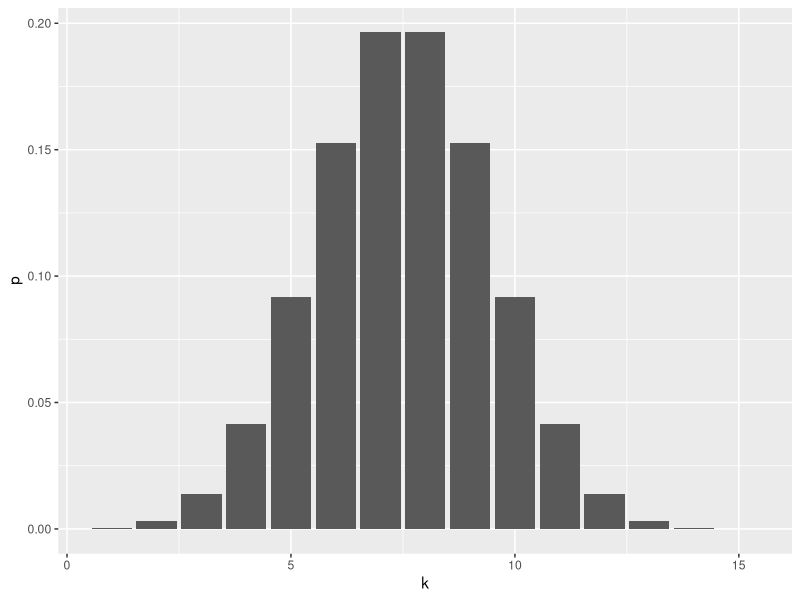
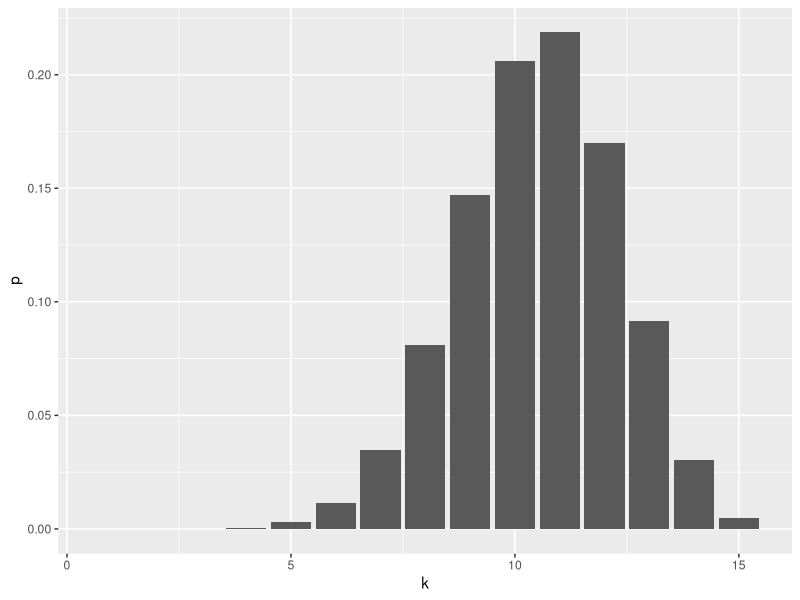
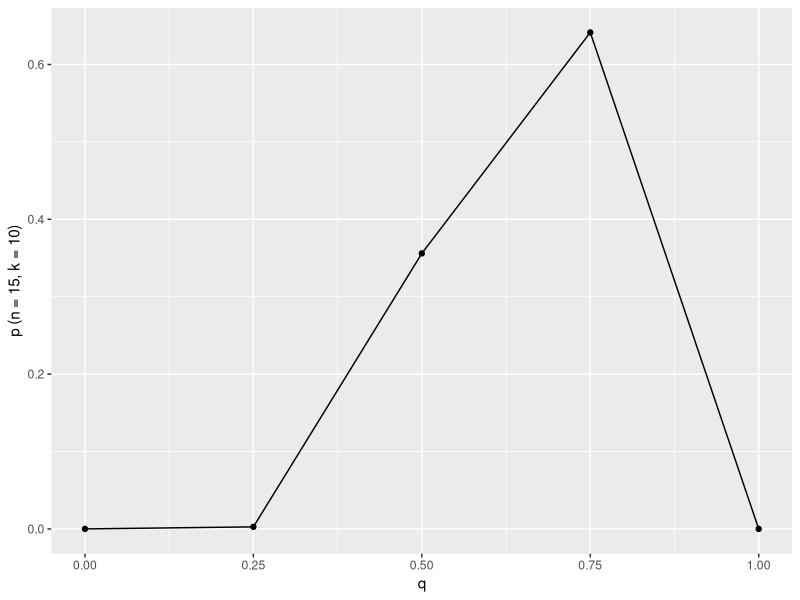
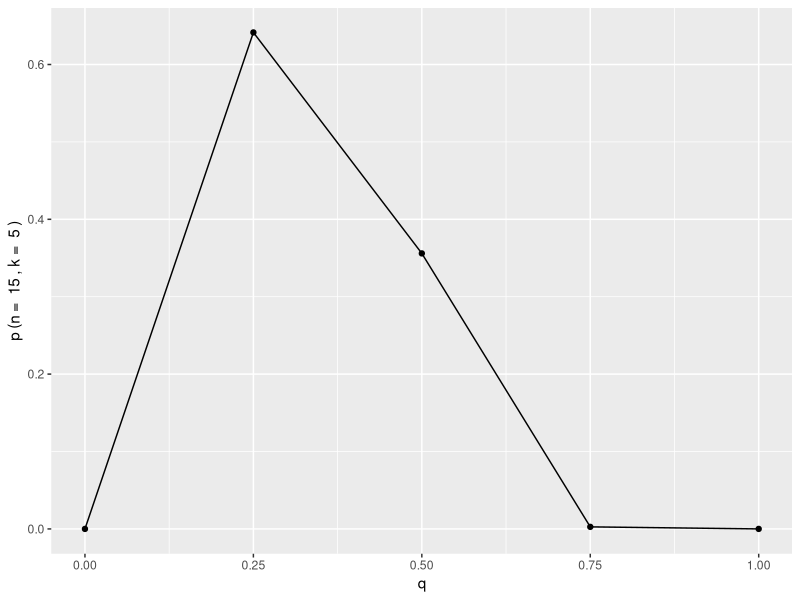
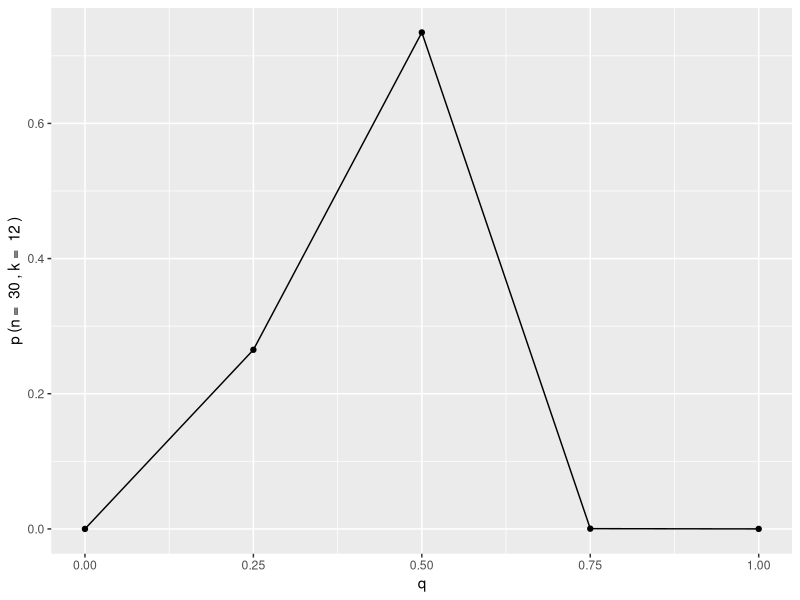
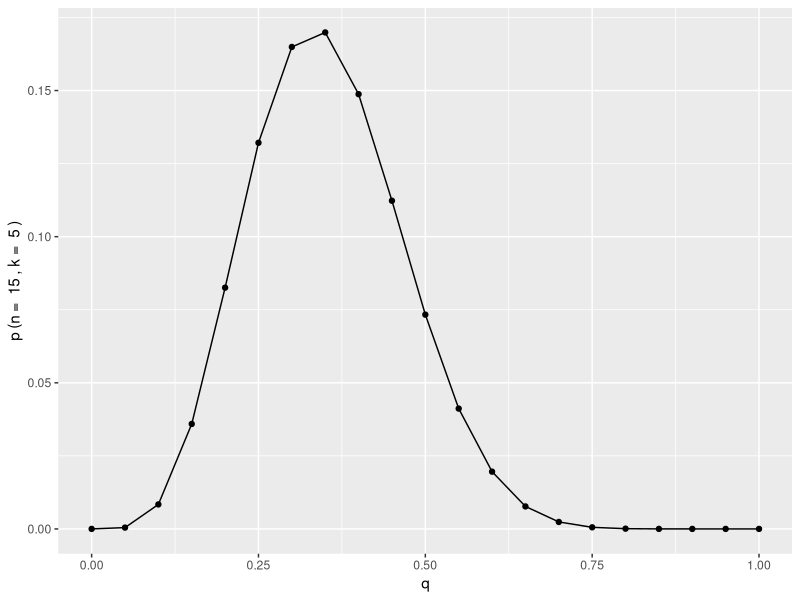
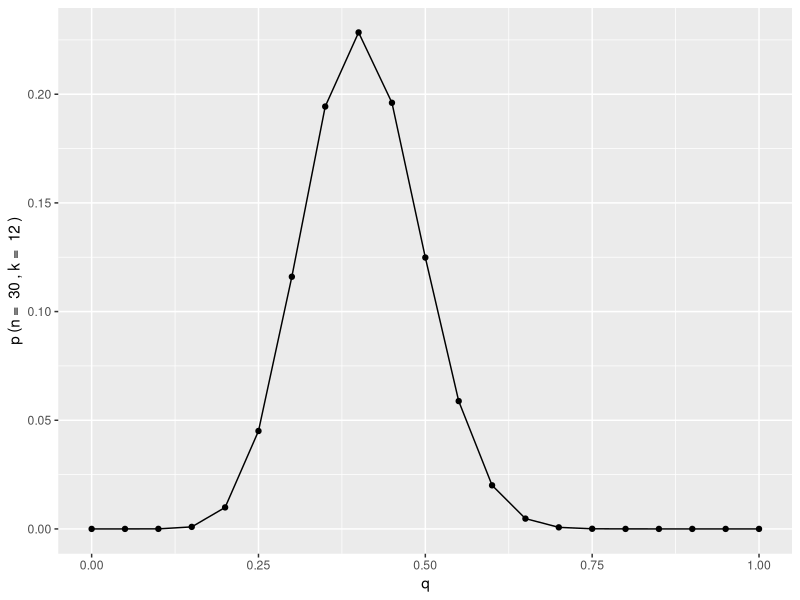
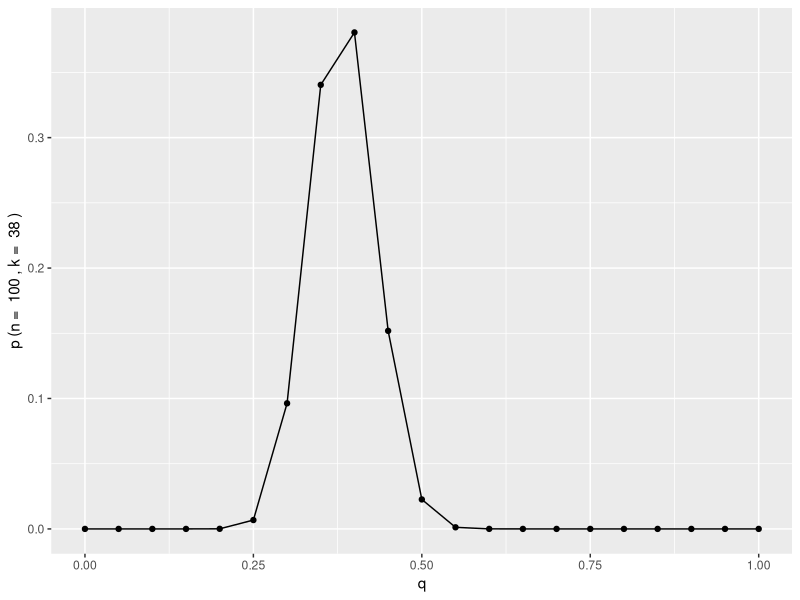

Source code (R) for these figures, in order:
## ---- chunk 1
knitr::opts_chunk$set(echo = TRUE)
library(ggplot2)
## ---- chunk 2
dbinom(10, size = 15, prob = 0.5)
## ---- chunk 3
dbinom(13, size = 15, prob = 0.5)
## ---- chunk 4
ggplot(data.frame(k = 1:15)) +
    geom_col(aes(x = k, y = dbinom(k, size = 15, prob = 0.5))) +
    labs(y = 'p')
## ---- chunk 5
dbinom(10, size = 15, prob = 0.7)
## ---- chunk 6
dbinom(13, size = 15, prob = 0.7)
## ---- chunk 7
ggplot(data.frame(k = 1:15)) +
    geom_col(aes(x = k, y = dbinom(k, size = 15, prob = 0.7))) +
    labs(y = 'p')
## ---- chunk 8
q.vals <- seq(0, 1, 0.25)
q.vals
## ---- chunk 9
n <- 15
k <- 10
## ---- chunk 10
likelihood <- function(k, n, q) {
    dbinom(k, size = n, prob = q)
}
## ---- chunk 11
likelihood(k = 10, n = 15, q = q.vals[2])
## ---- chunk 12
prior <- function(q, n) {
    1 / length(q.vals)
}
## ---- chunk 13
q.vals[2]
prior(q = q.vals[2], n = n)
## ---- chunk 14
marginal <- function(k, n) {
    s <- 0
    for (q in q.vals) {
        s <- s + likelihood(k, n, q) * prior(q, n)
    }
    s
}
## ---- chunk 15
marginal(k = 10, n = 15)
## ---- chunk 16
posterior <- function(q, n, k) {
    likelihood(k, n, q) * prior(q, n) / marginal(k, n)
}
## ---- chunk 17
posterior(q = q.vals[2], n = 15, k = 10)
## ---- chunk 18
posterior(q = q.vals[4], n = 15, k = 10)
## ---- chunk 19
ggplot(data.frame(q = q.vals), aes(x = q, y = posterior(q, n, k))) +
    geom_line() +
    geom_point() +
    labs(y = 'p (n = 15, k = 10)')
## ---- chunk 20
posterior.plot <- function(n, k) {
    ggplot(data.frame(q = q.vals), aes(x = q, y = posterior(q, n, k))) +
        geom_line() +
        geom_point() +
        labs(y = paste('p (n = ', n, ', k = ', k, ')'))
}
## ---- chunk 21
posterior.plot(n = 15, k = 5)
## ---- chunk 22
posterior.plot(n = 30, k = 12)
## ---- chunk 23
q.vals <- seq(0, 1, 0.05)
## ---- chunk 24
posterior.plot(n = 15, k = 5)
## ---- chunk 25
posterior.plot(n = 30, k = 12)
## ---- chunk 26
posterior.plot(n = 100, k = 38)
## ---- chunk 27
n <- 15
k <- 10

q.vals <- seq(0, 1, 0.10)
data.1 <- data.frame(L = length(q.vals), q = q.vals)
data.1$p <- posterior(data.1$q, n, k)

q.vals <- seq(0, 1, 0.05)
data.2 <- data.frame(L = length(q.vals), q = q.vals)
data.2$p <- posterior(data.2$q, n, k)

q.vals <- seq(0, 1, 0.02)
data.3 <- data.frame(L = length(q.vals), q = q.vals)
data.3$p <- posterior(data.3$q, n, k)

data.all <- rbind(data.1, data.2, data.3)

ggplot(data.all, aes(x = q, y = p, color = factor(L))) +
    geom_line()
